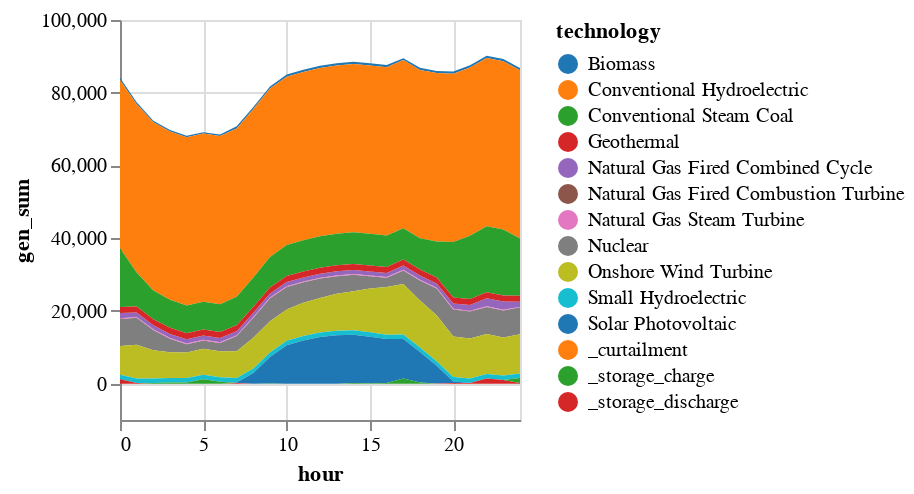

The notebook cell saved with this chart:
### Code cell
# Add in BTM solar and curtailment and plot results

sol_gen = innerjoin(solution.gen, 
                    gen_df[!, [:r_id, :technology]], 
                    on = :r_id)
sol_gen = combine(groupby(sol_gen, [:technology, :hour]), 
            :gen => sum)

# Curtailment
curtail = combine(groupby(solution.curtail, [:hour]),
            :curt => sum)
curtail[!, :technology] .= "_curtailment"
rename!(curtail, :curt_sum => :gen_sum)
append!(sol_gen, curtail[:,[:technology, :hour, :gen_sum]])

# Add storage discharge
for (storagetype, storagelabel, df) in [
    ("discharge", "_storage_discharge", solution.discharge_df),
    ("charge", "_storage_charge", solution.charge_df)
    ]
    storage_plot = combine(groupby(df, :hour), :value => sum)
    storage_plot[!, :technology] .= storagelabel
    rename!(storage_plot, :value_sum => :gen_sum)
    append!(sol_gen, storage_plot[:, [:technology, :hour, :gen_sum]])
end

# Rescale hours
sol_gen.hour = sol_gen.hour .- T_period[1]

sol_gen |>
@vlplot(:area, 
    x=:hour, y={:gen_sum, stack=:zero}, 
    color={"technology:n", scale={scheme="category10"}})

### Figure 1 — Vega specification as saved in the notebook (floating-point values rounded to 4 significant figures; data arrays with more than 128 entries replaced by an {"elided": "..."} marker saying what was removed)
{"$schema": "https://vega.github.io/schema/vega/v5.json", "axes": [{"aria": false, "domain": false, "grid": true, "gridScale": "y", "labels": false, "maxExtent": 0, "minExtent": 0, "orient": "bottom", "scale": "x", "tickCount": {"signal": "ceil(width/40)"}, "ticks": false, "zindex": 0}, {"aria": false, "domain": false, "grid": true, "gridScale": "x", "labels": false, "maxExtent": 0, "minExtent": 0, "orient": "left", "scale": "y", "tickCount": {"signal": "ceil(height/40)"}, "ticks": false, "zindex": 0}, {"grid": false, "labelFlush": true, "labelOverlap": true, "orient": "bottom", "scale": "x", "tickCount": {"signal": "ceil(width/40)"}, "title": "hour", "zindex": 0}, {"grid": false, "labelOverlap": true, "orient": "left", "scale": "y", "tickCount": {"signal": "ceil(height/40)"}, "title": "gen_sum", "zindex": 0}], "background": "white", "data": [{"name": "source_0", "values": {"elided": "350 records"}}, {"name": "data_0", "source": "source_0", "transform": [{"as": "hour", "expr": "toNumber(datum[\"hour\"])", "type": "formula"}, {"field": "gen_sum", "groupby": ["technology"], "key": "hour", "method": "value", "type": "impute", "value": 0}, {"as": ["gen_sum_start", "gen_sum_end"], "field": "gen_sum", "groupby": ["hour"], "offset": "zero", "sort": {"field": ["technology"], "order": ["descending"]}, "type": "stack"}]}], "height": 200, "legends": [{"fill": "color", "symbolType": "circle", "title": "technology"}], "marks": [{"encode": {"update": {"height": {"field": {"group": "height"}}, "width": {"field": {"group": "width"}}}}, "from": {"facet": {"data": "data_0", "groupby": ["technology"], "name": "faceted_path_main"}}, "marks": [{"encode": {"update": {"defined": {"signal": "isValid(datum[\"hour\"]) && isFinite(+datum[\"hour\"]) && isValid(datum[\"gen_sum\"]) && isFinite(+datum[\"gen_sum\"])"}, "description": {"signal": "\"hour: \" + (format(datum[\"hour\"], \"\")) + \"; gen_sum: \" + (format(datum[\"gen_sum\"], \"\")) + \"; technology: \" + (isValid(datum[\"technology\"]) ? datum[\"technology\"] : \"\"+datum[\"technology\"])"}, "fill": {"field": "technology", "scale": "color"}, "orient": {"value": "vertical"}, "x": {"field": "hour", "scale": "x"}, "y": {"field": "gen_sum_end", "scale": "y"}, "y2": {"field": "gen_sum_start", "scale": "y"}}}, "from": {"data": "faceted_path_main"}, "name": "marks", "sort": {"field": "datum[\"hour\"]"}, "style": ["area"], "type": "area"}], "name": "pathgroup", "type": "group"}], "padding": 5, "scales": [{"domain": {"data": "data_0", "field": "hour"}, "name": "x", "nice": true, "range": [0, {"signal": "width"}], "type": "linear", "zero": false}, {"domain": {"data": "data_0", "fields": ["gen_sum_start", "gen_sum_end"]}, "name": "y", "nice": true, "range": [{"signal": "height"}, 0], "type": "linear", "zero": true}, {"domain": {"data": "data_0", "field": "technology", "sort": true}, "name": "color", "range": {"scheme": "category10"}, "type": "ordinal"}], "style": "cell", "width": 200}
